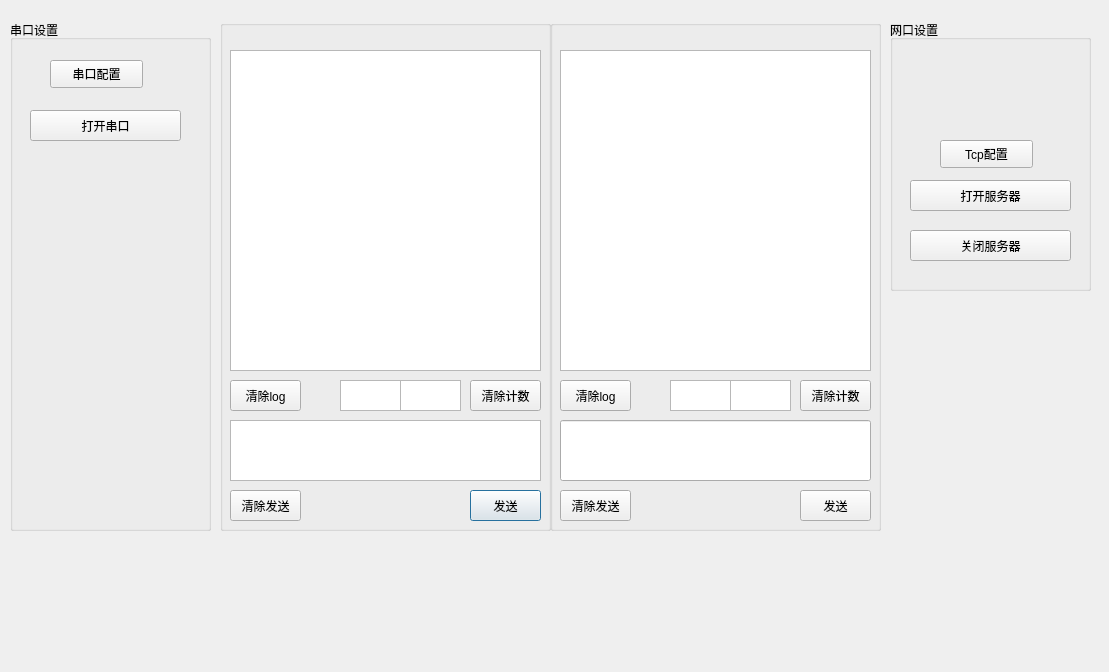
<?xml version="1.0" encoding="UTF-8"?>
<ui version="4.0">
 <class>Module1</class>
 <widget class="QDialog" name="Module1">
  <property name="geometry">
   <rect>
    <x>0</x>
    <y>0</y>
    <width>1109</width>
    <height>672</height>
   </rect>
  </property>
  <property name="windowTitle">
   <string>Dialog</string>
  </property>
  <widget class="QGroupBox" name="serial_display_group">
   <property name="geometry">
    <rect>
     <x>220</x>
     <y>20</y>
     <width>331</width>
     <height>511</height>
    </rect>
   </property>
   <property name="title">
    <string/>
   </property>
   <widget class="QPushButton" name="serialSendButton">
    <property name="geometry">
     <rect>
      <x>250</x>
      <y>470</y>
      <width>71</width>
      <height>31</height>
     </rect>
    </property>
    <property name="text">
     <string>发送</string>
    </property>
   </widget>
   <widget class="QTextEdit" name="serialLogDisplay">
    <property name="geometry">
     <rect>
      <x>10</x>
      <y>30</y>
      <width>311</width>
      <height>321</height>
     </rect>
    </property>
   </widget>
   <widget class="QPushButton" name="serialClearTxDataButton">
    <property name="geometry">
     <rect>
      <x>10</x>
      <y>470</y>
      <width>71</width>
      <height>31</height>
     </rect>
    </property>
    <property name="text">
     <string>清除发送</string>
    </property>
   </widget>
   <widget class="QPushButton" name="serialClearLogButton">
    <property name="geometry">
     <rect>
      <x>10</x>
      <y>360</y>
      <width>71</width>
      <height>31</height>
     </rect>
    </property>
    <property name="text">
     <string>清除log</string>
    </property>
   </widget>
   <widget class="QPushButton" name="on_serialClearCountButton">
    <property name="geometry">
     <rect>
      <x>250</x>
      <y>360</y>
      <width>71</width>
      <height>31</height>
     </rect>
    </property>
    <property name="text">
     <string>清除计数</string>
    </property>
   </widget>
   <widget class="QTextEdit" name="serialTxDisplay">
    <property name="enabled">
     <bool>true</bool>
    </property>
    <property name="geometry">
     <rect>
      <x>120</x>
      <y>360</y>
      <width>61</width>
      <height>31</height>
     </rect>
    </property>
   </widget>
   <widget class="QTextEdit" name="serialSendDataDisplay">
    <property name="geometry">
     <rect>
      <x>10</x>
      <y>400</y>
      <width>311</width>
      <height>61</height>
     </rect>
    </property>
   </widget>
   <widget class="QTextEdit" name="serialRxDisplay">
    <property name="geometry">
     <rect>
      <x>180</x>
      <y>360</y>
      <width>61</width>
      <height>31</height>
     </rect>
    </property>
   </widget>
  </widget>
  <widget class="QGroupBox" name="groupBox_2">
   <property name="geometry">
    <rect>
     <x>890</x>
     <y>20</y>
     <width>201</width>
     <height>271</height>
    </rect>
   </property>
   <property name="title">
    <string>网口设置</string>
   </property>
   <widget class="QPushButton" name="tcpConnectButton">
    <property name="geometry">
     <rect>
      <x>20</x>
      <y>160</y>
      <width>161</width>
      <height>31</height>
     </rect>
    </property>
    <property name="text">
     <string>打开服务器</string>
    </property>
   </widget>
   <widget class="QPushButton" name="tcpDisconnectButton">
    <property name="geometry">
     <rect>
      <x>20</x>
      <y>210</y>
      <width>161</width>
      <height>31</height>
     </rect>
    </property>
    <property name="text">
     <string>关闭服务器</string>
    </property>
   </widget>
   <widget class="QPushButton" name="tcpConfigButton">
    <property name="geometry">
     <rect>
      <x>50</x>
      <y>120</y>
      <width>93</width>
      <height>28</height>
     </rect>
    </property>
    <property name="text">
     <string>Tcp配置</string>
    </property>
   </widget>
  </widget>
  <widget class="QGroupBox" name="tcp_display_group">
   <property name="geometry">
    <rect>
     <x>550</x>
     <y>20</y>
     <width>331</width>
     <height>511</height>
    </rect>
   </property>
   <property name="title">
    <string/>
   </property>
   <widget class="QPushButton" name="tcpSendButton">
    <property name="geometry">
     <rect>
      <x>250</x>
      <y>470</y>
      <width>71</width>
      <height>31</height>
     </rect>
    </property>
    <property name="text">
     <string>发送</string>
    </property>
   </widget>
   <widget class="QPushButton" name="tcpClearLogButton">
    <property name="geometry">
     <rect>
      <x>10</x>
      <y>360</y>
      <width>71</width>
      <height>31</height>
     </rect>
    </property>
    <property name="text">
     <string>清除log</string>
    </property>
   </widget>
   <widget class="QTextEdit" name="tx_display_tcp">
    <property name="enabled">
     <bool>true</bool>
    </property>
    <property name="geometry">
     <rect>
      <x>120</x>
      <y>360</y>
      <width>61</width>
      <height>31</height>
     </rect>
    </property>
   </widget>
   <widget class="QPushButton" name="rxtx_clear_tcp">
    <property name="geometry">
     <rect>
      <x>250</x>
      <y>360</y>
      <width>71</width>
      <height>31</height>
     </rect>
    </property>
    <property name="text">
     <string>清除计数</string>
    </property>
   </widget>
   <widget class="QTextEdit" name="tcpLogDisplay">
    <property name="geometry">
     <rect>
      <x>10</x>
      <y>30</y>
      <width>311</width>
      <height>321</height>
     </rect>
    </property>
   </widget>
   <widget class="QTextEdit" name="rx_display_tcp">
    <property name="geometry">
     <rect>
      <x>180</x>
      <y>360</y>
      <width>61</width>
      <height>31</height>
     </rect>
    </property>
   </widget>
   <widget class="QPushButton" name="tcpClearTxDataButton">
    <property name="geometry">
     <rect>
      <x>10</x>
      <y>470</y>
      <width>71</width>
      <height>31</height>
     </rect>
    </property>
    <property name="text">
     <string>清除发送</string>
    </property>
   </widget>
   <widget class="QLineEdit" name="tcpSendDataEdit">
    <property name="geometry">
     <rect>
      <x>10</x>
      <y>400</y>
      <width>311</width>
      <height>61</height>
     </rect>
    </property>
   </widget>
  </widget>
  <widget class="QGroupBox" name="groupBox">
   <property name="geometry">
    <rect>
     <x>10</x>
     <y>20</y>
     <width>201</width>
     <height>511</height>
    </rect>
   </property>
   <property name="title">
    <string>串口设置</string>
   </property>
   <widget class="QPushButton" name="serialSwitch">
    <property name="geometry">
     <rect>
      <x>20</x>
      <y>90</y>
      <width>151</width>
      <height>31</height>
     </rect>
    </property>
    <property name="text">
     <string>打开串口</string>
    </property>
   </widget>
   <widget class="QPushButton" name="serialConfigButton">
    <property name="geometry">
     <rect>
      <x>40</x>
      <y>40</y>
      <width>93</width>
      <height>28</height>
     </rect>
    </property>
    <property name="text">
     <string>串口配置</string>
    </property>
   </widget>
  </widget>
 </widget>
 <resources/>
 <connections/>
</ui>
